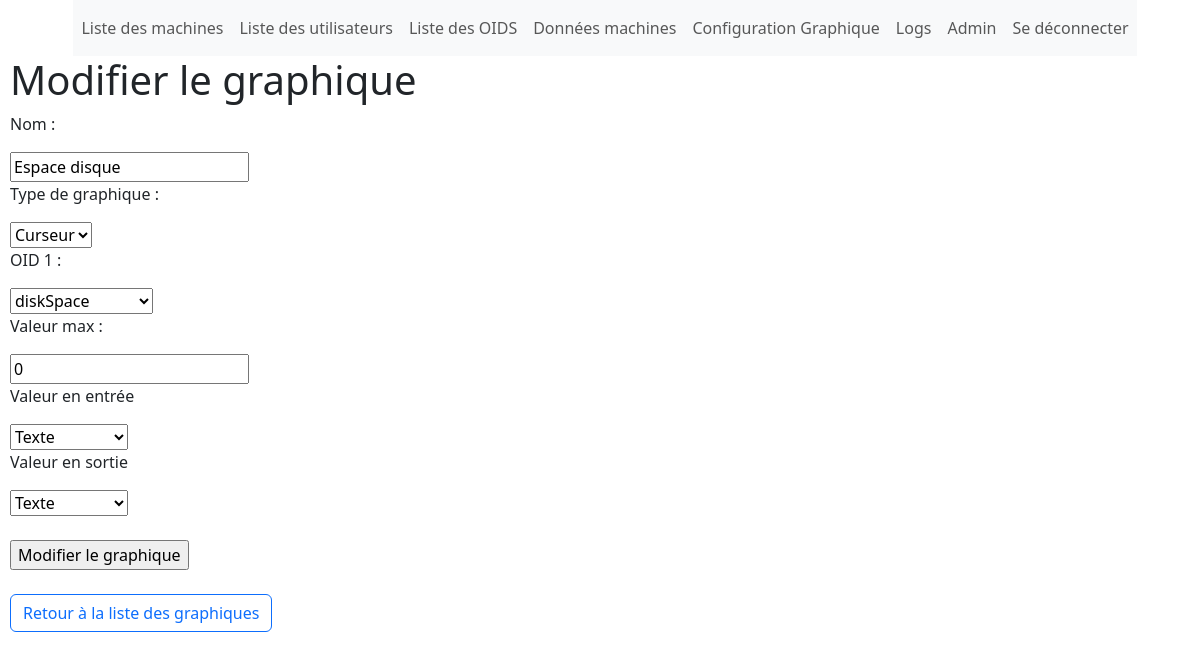
The page /menu_principal/edit_graphique/6/ (signed in) on the database as committed earlier.
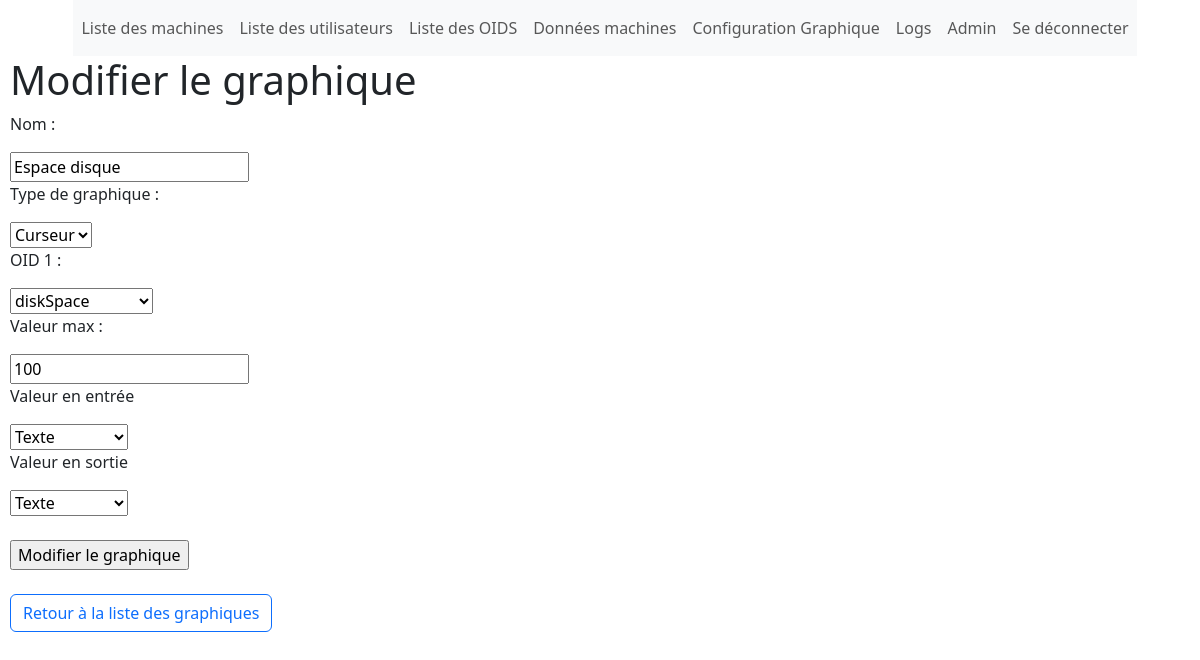
The same page on the database as committed later.
### configuration/models.py (models this page shows, shortened)
class Graphique(models.Model):
    name = models.CharField(max_length=255)
    Graphique_Types = [
        ('Fleche', 'Fleche'),
        ('Curseur', 'Curseur'),
        ('Texte', 'Texte')
    ]
    GraphiqueType = models.CharField(max_length=255,choices=Graphique_Types, default='1')
    axex = models.CharField(max_length=255, blank=True, null=True)
    axey = models.CharField(max_length=255, blank=True, null=True)
    OID1 = models.ForeignKey(OID, on_delete=models.CASCADE, related_name='OID1')
    OID2 = models.ForeignKey(OID, on_delete=models.CASCADE, related_name='OID2', blank=True, null=True)
    valeur_max = models.IntegerField(default=0)
    Donnees_Types = [
        ('Texte', 'Texte'),
        ('Entier', 'Entier'),
        ('Boolean', 'Boolean'),
        ('Heure', 'Heure'),
        ('Minute', 'Minute'),
        ('Seconde', 'Seconde'),
        ('Ratio', 'Ratio'),
        ('Pourcentage', 'Pourcentage')
    ]
    type_de_donnees_entree = models.CharField(max_length=255,choices=Donnees_Types, default='Texte')
    type_de_donnees_sortie = models.CharField(max_length=255,choices=Donnees_Types, default='Texte')

### configuration/views.py (the view)
# urls.py: path('edit_graphique/<int:graphique_id>/', views.edit_graphique, name='edit_graphique'),
@login_required
def edit_graphique(request, graphique_id):
    graphique = get_object_or_404(Graphique, id=graphique_id)
    if request.method == 'POST':
        form = GraphiqueForm(request.POST, instance=graphique )
        if form.is_valid():
            form.save()
            return redirect('liste_graphiques')
        else:
            print(form.errors)
    else:
        form = GraphiqueForm(instance=graphique)
    return render(request, 'edit_graphique.html', {'form': form})

### configuration/forms.py
class GraphiqueForm (forms.ModelForm):
    class Meta :
        model = Graphique
        fields = ['name', 'GraphiqueType', 'axex', 'axey', 'OID1', 'OID2', 'valeur_max','type_de_donnees_entree','type_de_donnees_sortie']

### configuration/models.py (called while the page is built)
    def __str__(self):
        return self.name

### configuration/templates/edit_graphique.html (shortened to what this page needs)
{% include 'template.html' %}
<!DOCTYPE html>
<html lang="en">
<head>
</head>
<body>
    <h1>Modifier le graphique</h1>
    <form method="post">
        <p>Nom :</p>
        {{ form.name }}
        <p>Type de graphique :</p>
        {{ form.GraphiqueType }}
         <p>OID 1 :</p>
         {{ form.OID1 }}
          <div id="valeur-max-section" style="display:none;">
             <p>Valeur max :</p>
             {{ form.valeur_max }}
          </div>
           <p>Valeur en entrée </p>
           {{ form.type_de_donnees_entree }}
            <p>Valeur en sortie</p>
            {{ form.type_de_donnees_sortie }}
        <br/><br/>
        <input class="button_cursor" type="submit" name="edit_graphique" value="Modifier le graphique" />
        <br/><br/>
    <a class="btn btn-outline-primary" href="{% url 'liste_graphiques' %}">Retour à la liste des graphiques</a>
</body>
</html>

Rows that differ between the two databases and show on the page:
changed Graphique "Espace disque": valeur_max "0" → "100"
